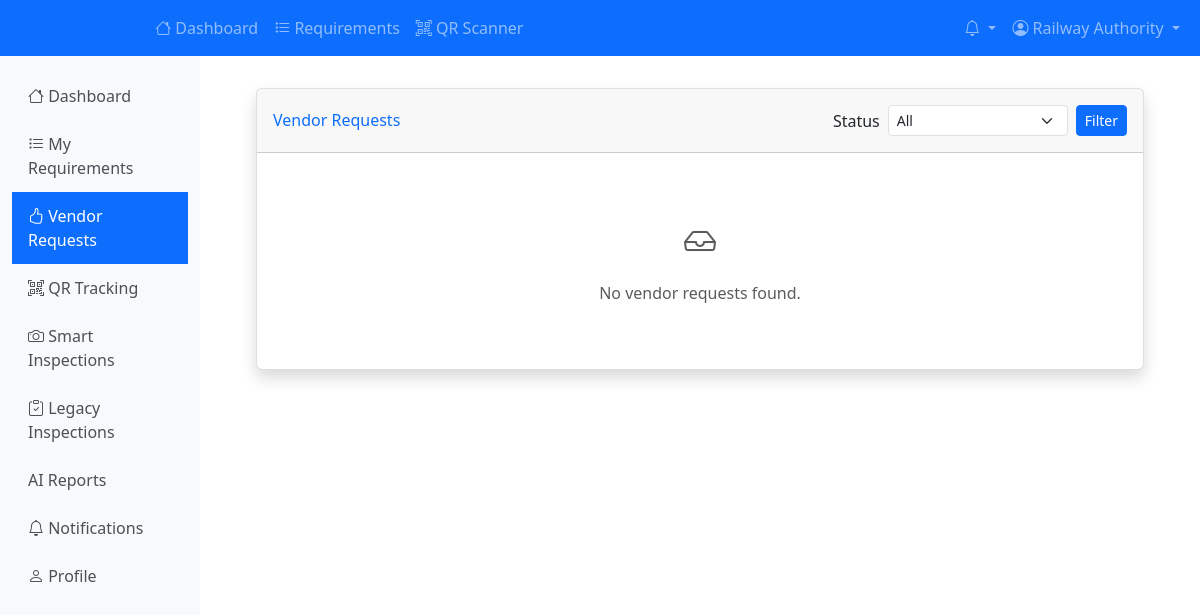
The app's page /railway/vendor-requests/ (signed in), older data.
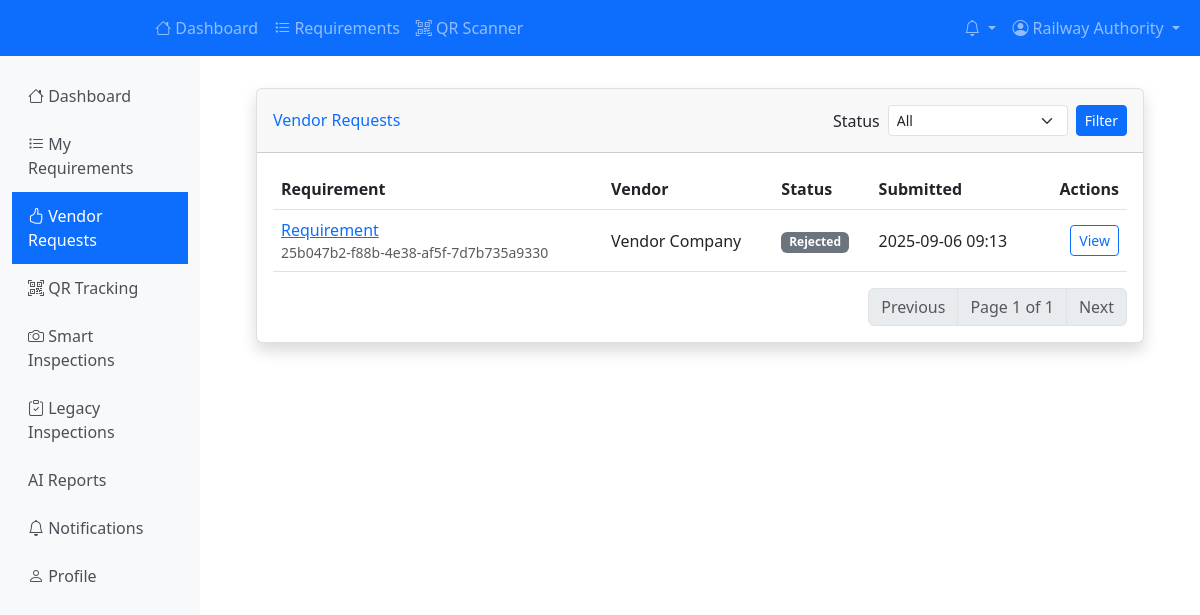
The same page, newer data.
### railway/models.py (models this page shows, shortened)
class VendorRequest(models.Model):
    STATUS_CHOICES = [
        ('PENDING', 'Pending'),
        ('UNDER_REVIEW', 'Under Review'),
        ('APPROVED', 'Approved'),
        ('REJECTED', 'Rejected'),
        ('WITHDRAWN', 'Withdrawn'),
    ]
    requirement = models.ForeignKey(
        Requirement,
        on_delete=models.CASCADE,
        related_name='vendor_requests'
    )
    vendor = models.ForeignKey(
        User,
        on_delete=models.CASCADE,
        related_name='vendor_requests',
        limit_choices_to={'user_type': 'VENDOR'}
    )
    proposed_price = models.DecimalField(
        max_digits=15,
        decimal_places=2
    )
    delivery_time_days = models.PositiveIntegerField(
        help_text="Proposed delivery time in days"
    )
    proposal_description = models.TextField()
    technical_specifications = models.JSONField(
        default=dict,
        blank=True,
        help_text="Technical specifications proposed by vendor"
    )
    status = models.CharField(
        max_length=20,
        choices=STATUS_CHOICES,
        default='PENDING'
    )
    reviewed_by = models.ForeignKey(
        User,
        on_delete=models.SET_NULL,
        null=True,
        blank=True,
        related_name='reviewed_vendor_requests',
        limit_choices_to={'user_type': 'RAILWAY_AUTHORITY'}
    )
    review_notes = models.TextField(blank=True)
    reviewed_at = models.DateTimeField(null=True, blank=True)
    created_at = models.DateTimeField(auto_now_add=True)
    updated_at = models.DateTimeField(auto_now=True)
    class Meta:
        db_table = 'vendor_requests'
        verbose_name = 'Vendor Request'
        verbose_name_plural = 'Vendor Requests'
        ordering = ['-created_at']
        unique_together = ['requirement', 'vendor']

class Requirement(models.Model):
    STATUS_CHOICES = [
        ('INACTIVE', 'Inactive'),
        ('ACTIVE', 'Active'),
        ('SHIPPED', 'Shipped'),
        ('RECEIVED', 'Received'),
        ('INSTALLED', 'Installed'),
        ('COMPLETED', 'Completed'),
        ('CANCELLED', 'Cancelled'),
    ]
    PRIORITY_CHOICES = [
        ('LOW', 'Low'),
        ('MEDIUM', 'Medium'),
        ('HIGH', 'High'),
        ('URGENT', 'Urgent'),
    ]
    CURRENCY_CHOICES = [
        ('INR', 'Indian Rupee (INR)'),
        ('USD', 'US Dollar (USD)'),
        ('EUR', 'Euro (EUR)'),
        ('GBP', 'Pound Sterling (GBP)'),
        ('JPY', 'Japanese Yen (JPY)'),
    ]
    CATEGORY_CHOICES = [
        ('TRACK_CLIPS', 'Track Clips'),
        ('LINERS', 'Liners'),
        ('TRACK_PADS', 'Track Pads'),
    ]
    requirement_id = models.UUIDField(default=uuid.uuid4, unique=True, editable=False)
    title = models.CharField(max_length=200)
    description = models.TextField()
    category = models.CharField(
        max_length=20,
        choices=CATEGORY_CHOICES
    )
    zone = models.ForeignKey(
        RailwayZone,
        on_delete=models.PROTECT,
        related_name='requirements'
    )
    division = models.ForeignKey(
        RailwayDivision,
        on_delete=models.PROTECT,
        related_name='requirements'
    )
    location = models.ForeignKey(
        RailwayLocation,
        on_delete=models.PROTECT,
        related_name='requirements',
        null=True,
        blank=True
    )
    track_section = models.CharField(max_length=100, blank=True)
    kilometer_marker = models.CharField(max_length=50, blank=True)
    specifications = models.JSONField(
        default=dict,
        blank=True,
        help_text="Technical specifications in JSON format"
    )
    quantity = models.PositiveIntegerField(default=1)
    unit = models.CharField(max_length=50, default='pieces')
    deadline_days = models.PositiveIntegerField(
        help_text="Number of days to complete the requirement"
    )
    created_at = models.DateTimeField(auto_now_add=True)
    deadline_date = models.DateTimeField(null=True, blank=True)
    status = models.CharField(
        max_length=20,
        choices=STATUS_CHOICES,
        default='INACTIVE'
    )
    priority = models.CharField(
        max_length=10,
        choices=PRIORITY_CHOICES,
        default='MEDIUM'
    )
    budget = models.DecimalField(
        max_digits=15,
        decimal_places=2,
        null=True,
        blank=True
    )
    currency = models.CharField(
        max_length=3,
        choices=CURRENCY_CHOICES,
        default='INR'
    )
    assigned_vendor = models.ForeignKey(
        User,
        on_delete=models.SET_NULL,
        null=True,
        blank=True,
        related_name='assigned_requirements',
        limit_choices_to={'user_type': 'VENDOR'}
    )
    assigned_at = models.DateTimeField(null=True, blank=True)
    created_by = models.ForeignKey(
        User,
        on_delete=models.PROTECT,
        related_name='created_requirements',
        limit_choices_to={'user_type': 'RAILWAY_AUTHORITY'}
    )
    qr_code = models.ImageField(
        upload_to='qr_codes/requirements/',
        null=True,
        blank=True
    )
    updated_at = models.DateTimeField(auto_now=True)
    class Meta:
        db_table = 'requirements'
        verbose_name = 'Requirement'
        verbose_name_plural = 'Requirements'
        ordering = ['-created_at']
        indexes = [
            models.Index(fields=['requirement_id']),
            models.Index(fields=['status']),
            models.Index(fields=['zone', 'division']),
            models.Index(fields=['created_by']),
        ]

### accounts/models.py (models this page shows, shortened)
class User(AbstractUser):
    USER_TYPE_CHOICES = [
        ('RAILWAY_AUTHORITY', 'Railway Authority'),
        ('VENDOR', 'Vendor'),
        ('RAILWAY_WORKER', 'Railway Worker'),
        ('SOFTWARE_STAFF', 'Software Staff/Moderator'),
    ]
    user_type = models.CharField(
        max_length=20,
        choices=USER_TYPE_CHOICES,
        default='VENDOR',
        help_text="Type of user in the system"
    )
    employee_id = models.CharField(
        max_length=20,
        unique=True,
        null=True,
        blank=True,
        validators=[RegexValidator(
            regex=r'^[A-Z0-9]+$',
            message='Employee ID must contain only uppercase letters and numbers'
        )],
        help_text="Unique employee identification number"
    )
    phone_number = models.CharField(
        max_length=15,
        validators=[RegexValidator(
            regex=r'^\+?1?\d{9,15}$',
            message='Phone number must be entered in the format: "+999999999". Up to 15 digits allowed.'
        )],
        help_text="Contact phone number"
    )
    department = models.CharField(
        max_length=100,
        blank=True,
        help_text="Department or division within the organization"
    )
    designation = models.CharField(
        max_length=100,
        blank=True,
        help_text="Job title or designation"
    )
    is_verified = models.BooleanField(
        default=False,
        help_text="Whether the user account has been verified"
    )
    created_at = models.DateTimeField(auto_now_add=True)
    updated_at = models.DateTimeField(auto_now=True)
    class Meta:
        db_table = 'users'
        verbose_name = 'User'
        verbose_name_plural = 'Users'
    def get_full_name(self):
        full_name = f"{self.first_name} {self.last_name}"
        return full_name.strip() or self.username
    def is_railway_authority(self):
        return self.user_type == 'RAILWAY_AUTHORITY'
    def is_vendor(self):
        return self.user_type == 'VENDOR'

### railway/views.py (the view)
# urls.py: path('vendor-requests/', views.vendor_request_list, name='vendor_request_list'),
@login_required
def vendor_request_list(request):
    user = request.user
    if user.is_railway_authority():
        vendor_requests = VendorRequest.objects.filter(
            requirement__created_by=user
        )
    elif user.is_vendor():
        vendor_requests = VendorRequest.objects.filter(vendor=user)
    else:
        vendor_requests = VendorRequest.objects.all()
    status_filter = request.GET.get('status')
    if status_filter:
        vendor_requests = vendor_requests.filter(status=status_filter)
    paginator = Paginator(vendor_requests.order_by('-created_at'), 20)
    page_number = request.GET.get('page')
    page_obj = paginator.get_page(page_number)
    context = {
        'vendor_requests': page_obj,
        'status_choices': VendorRequest.STATUS_CHOICES,
        'status_filter': status_filter,
    }
    return render(request, 'railway/vendor_request_list.html', context)

### core/context_processors.py (called while the page is built)
def notifications(request):
    context = {}
    if request.user.is_authenticated:
        unread_count = Notification.objects.filter(
            user=request.user,
            is_read=False
        ).count()
        recent_unread = Notification.objects.filter(
            user=request.user,
            is_read=False
        ).order_by('-created_at')[:5]
        context.update({
            'unread_notification_count': unread_count,
            'recent_unread_notifications': recent_unread,
        })
    return context

### templates/railway/vendor_request_list.html (shortened to what the changed rows need)
{% extends 'base.html' %}
{% load static %}
{% block content %}
<div class="row">
    <div class="col-12">
        <div class="card shadow">
            <div class="card-body">
                {% if vendor_requests %}
                <div class="table-responsive">
                    <table class="table table-hover align-middle">
                        <thead>
                            <tr>
                                <th>Requirement</th>
                                <th>Vendor</th>
                                <th>Status</th>
                                <th>Submitted</th>
                                <th class="text-end">Actions</th>
                            </tr>
                        </thead>
                        <tbody>
                            {% for vr in vendor_requests %}
                            <tr>
                                <td>
                                    <a href="{% url 'railway:requirement_detail' requirement_id=vr.requirement.id %}">{{ vr.requirement.title }}</a>
                                    <div class="text-muted small">{{ vr.requirement.requirement_id }}</div>
                                </td>
                                <td>{{ vr.vendor.get_full_name|default:vr.vendor.username }}</td>
                                <td>
                                    <span class="badge bg-secondary">{{ vr.get_status_display }}</span>
                                </td>
                                <td>{{ vr.created_at|date:"Y-m-d H:i" }}</td>
                                <td class="text-end">
                                    <a href="{% url 'railway:requirement_detail' requirement_id=vr.requirement.id %}" class="btn btn-sm btn-outline-primary">View</a>
                                </td>
                            </tr>
                            {% endfor %}
                        </tbody>
                    </table>
                </div>
                <nav aria-label="Pagination">
                    <ul class="pagination justify-content-end mb-0">
                        {% if vendor_requests.has_previous %}
                        <li class="page-item">
                            <a class="page-link" href="?page={{ vendor_requests.previous_page_number }}{% if status_filter %}&status={{ status_filter }}{% endif %}">Previous</a>
                        </li>
                        {% else %}
                        <li class="page-item disabled"><span class="page-link">Previous</span></li>
                        {% endif %}
                        <li class="page-item disabled"><span class="page-link">Page {{ vendor_requests.number }} of {{ vendor_requests.paginator.num_pages }}</span></li>
                        {% if vendor_requests.has_next %}
                        <li class="page-item">
                            <a class="page-link" href="?page={{ vendor_requests.next_page_number }}{% if status_filter %}&status={{ status_filter }}{% endif %}">Next</a>
                        </li>
                        {% else %}
                        <li class="page-item disabled"><span class="page-link">Next</span></li>
                        {% endif %}
                    </ul>
                </nav>
                {% else %}
                <div class="text-center text-muted py-5">
                    <i class="bi bi-inbox" style="font-size: 2rem;"></i>
                    <p class="mt-3 mb-0">No vendor requests found.</p>
                </div>
                {% endif %}
            </div>
        </div>
    </div>
</div>
{% endblock %}

Row changes from the older to the newer data that the page shows:
added VendorRequest: requirement "Requirement", requirement.requirement_id "25b047b2-f88b-4e38-af5f-7d7b735a9330", vendor.get_full_name "Vendor Company", status "Rejected", created_at "2025-09-06 09:13"
Text that changed along with them:
{{ vendor_requests.number }}: (not shown) → "1"
{{ vendor_requests.paginator.num_pages }}: (not shown) → "1"
text no longer shown: "No vendor requests found."
text now shown: "Requirement Vendor Status Submitted Actions Previous Page of Next"
